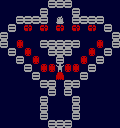

The image is a tile-based game level rendered from a .tmx file. Its description and complete source (layers, tilesets, objects, tile grids) follow:
An orthogonal 15x16 tile map with 8x8 px tiles, 1 tile layer (tilelayer1).

<map version="1.10" tiledversion="1.11.2" orientation="orthogonal" renderorder="right-down" width="15" height="16" tilewidth="8" tileheight="8" infinite="0" backgroundcolor="#000030" nextlayerid="2" nextobjectid="1">
 <tileset firstgid="1" source="lad-tiles.tsx" />
 <layer id="1" name="tilelayer1" width="15" height="16">
  <data encoding="csv">
0,0,0,0,0,0,1,1,1,0,0,0,0,0,0,
0,0,0,0,0,1,0,0,0,1,0,0,0,0,0,
0,0,1,1,1,1,0,9,0,1,1,1,1,0,0,
0,1,0,2,0,2,0,2,0,2,0,2,0,1,0,
1,0,0,0,0,0,0,0,0,0,0,0,0,0,1,
1,0,3,0,0,1,1,1,1,1,0,0,3,0,1,
0,1,0,3,0,0,1,1,1,0,0,3,0,1,0,
0,0,1,0,3,0,0,1,0,0,3,0,1,0,0,
0,0,0,1,0,3,3,8,3,3,0,1,0,0,0,
0,0,0,0,1,0,0,5,0,0,1,0,0,0,0,
0,0,0,0,0,1,1,0,1,1,0,0,0,0,0,
0,0,0,0,0,0,1,0,1,0,0,0,0,0,0,
0,0,0,0,0,1,0,0,0,1,0,0,0,0,0,
0,0,0,0,0,1,0,0,0,1,0,0,0,0,0,
0,0,0,0,0,1,0,0,0,1,0,0,0,0,0,
0,0,0,0,0,0,1,1,1,0,0,0,0,0,0
</data>
 </layer>
</map>
